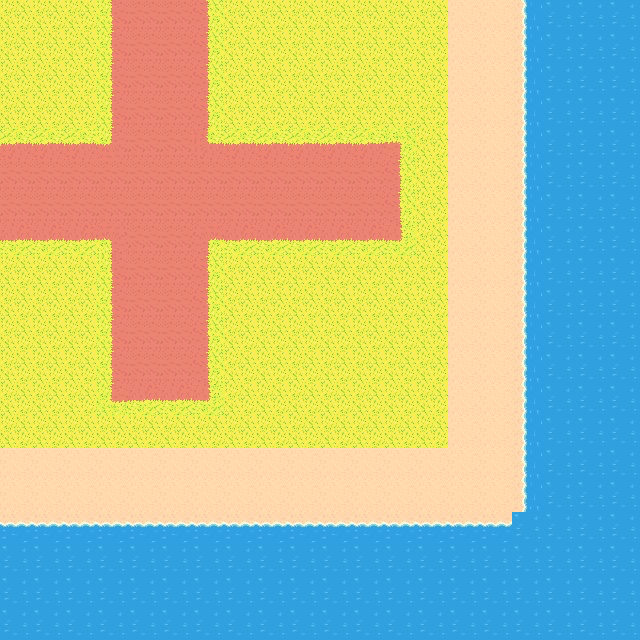

A 2D game scene composited from a Tiled map and its tileset images. What follows is a short description and the map's XML, with every tile layer's data as written:
An orthogonal 20x20 tile map with 32x32 px tiles, 1 tile layer (Tile Layer 1) and 2 objects (wall2, wall).

<map version="1.2" tiledversion="1.3.3" orientation="orthogonal" renderorder="right-down" width="20" height="20" tilewidth="32" tileheight="32" infinite="0" nextlayerid="3" nextobjectid="4">
 <editorsettings>
  <export target="level1.json" format="json" />
 </editorsettings>
 <tileset firstgid="1" name="tiles" tilewidth="32" tileheight="32" tilecount="66" columns="11">
  <image source="SPRITESHEET.png" width="352" height="192" />
 </tileset>
 <layer id="1" name="Tile Layer 1" width="20" height="20">
  <data encoding="csv">
4,4,4,12,13,13,14,4,4,4,4,4,4,4,5,5,17,18,18,18,
4,4,4,12,13,13,14,4,4,4,4,4,4,4,5,5,17,18,18,18,
4,4,4,12,13,13,14,4,4,4,4,4,4,4,5,5,17,18,18,18,
4,4,4,12,13,13,14,4,4,4,4,4,4,4,5,5,17,18,18,18,
2,2,2,27,13,13,26,2,2,2,2,2,3,4,5,5,17,18,18,18,
13,13,13,13,13,13,13,13,13,13,13,13,14,4,5,5,17,18,18,18,
13,13,13,13,13,13,13,13,13,13,13,13,14,4,5,5,17,18,18,18,
24,24,24,16,13,13,15,24,24,24,24,24,25,4,5,5,17,18,18,18,
4,4,4,12,13,13,14,4,4,4,4,4,4,4,5,5,17,18,18,18,
4,4,4,12,13,13,14,4,4,4,4,4,4,4,5,5,17,18,18,18,
4,4,4,12,13,13,14,4,4,4,4,4,4,4,5,5,17,18,18,18,
4,4,4,12,13,13,14,4,4,4,4,4,4,4,5,5,17,18,18,18,
4,4,4,23,24,24,25,4,4,4,4,4,4,4,5,5,17,18,18,18,
4,4,4,4,4,4,4,4,4,4,4,4,4,4,5,5,17,18,18,18,
5,5,5,5,5,5,5,5,5,5,5,5,5,5,5,5,17,18,18,18,
5,5,5,5,5,5,5,5,5,5,5,5,5,5,5,5,17,18,18,18,
7,7,7,7,7,7,7,7,7,7,7,7,7,7,7,7,18,18,18,18,
18,18,18,18,18,18,18,18,18,18,18,18,18,18,18,18,18,18,18,18,
18,18,18,18,18,18,18,18,18,18,18,18,18,18,18,18,18,18,18,18,
18,18,18,18,18,18,18,18,18,18,18,18,18,18,18,18,18,18,18,18
</data>
 </layer>
 <objectgroup id="2" name="walls">
  <object id="1" type="wall2" x="525.903" y="1.15583" width="114.427" height="635.707" />
  <object id="2" type="wall" x="0" y="523.591" width="640.33" height="112.116" />
 </objectgroup>
</map>